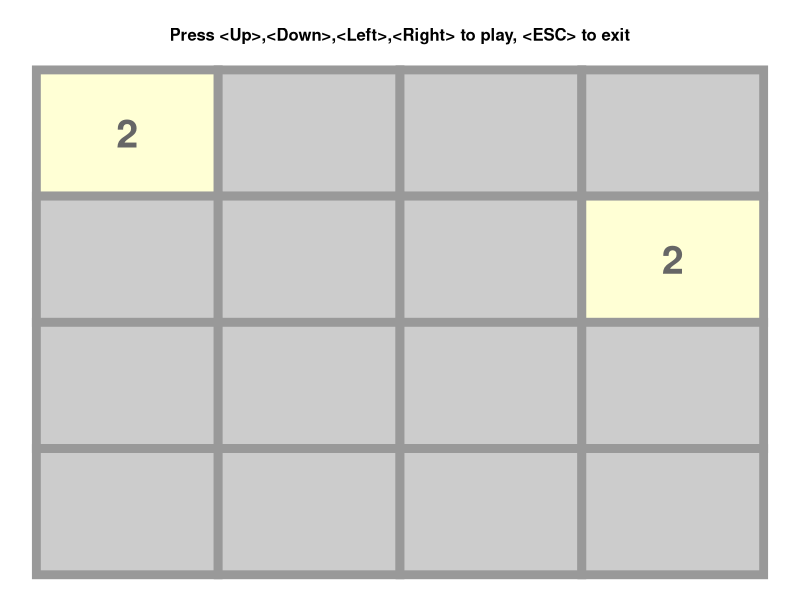

Generate this figure with R: (Note: this script raises an error after producing the figure.)
suppressMessages(library(tidyverse))

n <- 4
m <- tibble(id = 1:(n*n),
            row = rep(1:n, each = n),
            col = rep(1:n, n),
            up = ifelse(id > n, id - 4, 0),
            down = ifelse(id <= n*(n-1), id + 4, 0),
            left = ifelse(id %% n != 1, id - 1, 0),
            right = ifelse(id %% n != 0, id + 1, 0),
            num = 1L,)

draw <- function() {
  print(m)
  g <- m %>%
    mutate(txt = ifelse(num >= 2, num, ""),
           txt = factor(txt, levels = c("", 2^(1:13)))) %>%
    ggplot(aes(x = col, y = -row, fill = txt, label = txt)) +
    geom_tile(color = "#999999", size = 3) +
    scale_fill_manual(values = c("#CCCCCC", rev(heat.colors(13))), drop = FALSE) +
    geom_text(size = 10, color = "#666666", fontface = "bold") +
    guides(size = FALSE, color = FALSE, fill = FALSE) +
    ggtitle("Press <Up>,<Down>,<Left>,<Right> to play, <ESC> to exit") +
    theme_void() +
    theme(plot.title = element_text(size = 12, hjust = .5, face = "bold", margin = margin(t = 20)))
  print(g, newpage = FALSE)
}

add <- function(n = 1) {
  cand <- which(m$num == 1)
  sel <- sample(seq_along(cand), n)
  m$num[cand[sel]] <<- 2
}

pull <- function(d) {
  message(d)
  while (TRUE) {
    a <- m %>% select(id, num) %>% rename(id_to = id) %>%
      inner_join(m %>% select(id, num, up, down, left, right),
                 by = c(id_to = d), suffix = c("_to", "")) %>%
      filter(num > 1, (num_to == 1 | num_to == num)) %>%
      arrange(ifelse(d %in% c("up", "left"), 1, -1) * id)
    print(a)
    if (nrow(a) == 0) break
    if (a$num_to[1] == 1) {
      m$num[a$id[1]] <<- 1
      m$num[a$id_to[1]] <<- a$num[1]
    } else {
      m$num[a$id[1]] <<- 1
      m$num[a$id_to[1]] <<- a$num[1] * 2
    }
    print(m)
  }
}

add(2); draw()
setGraphicsEventHandlers(onKeybd = function(x) { x })
while (any(m$num == 1)) {
  v <- getGraphicsEvent()
  if (is.null(v) || v == "\033") break
  if (v %in% c("Up", "Down", "Left", "Right")) pull(str_to_lower(v))
  draw(); Sys.sleep(.5); add(); draw()
}
